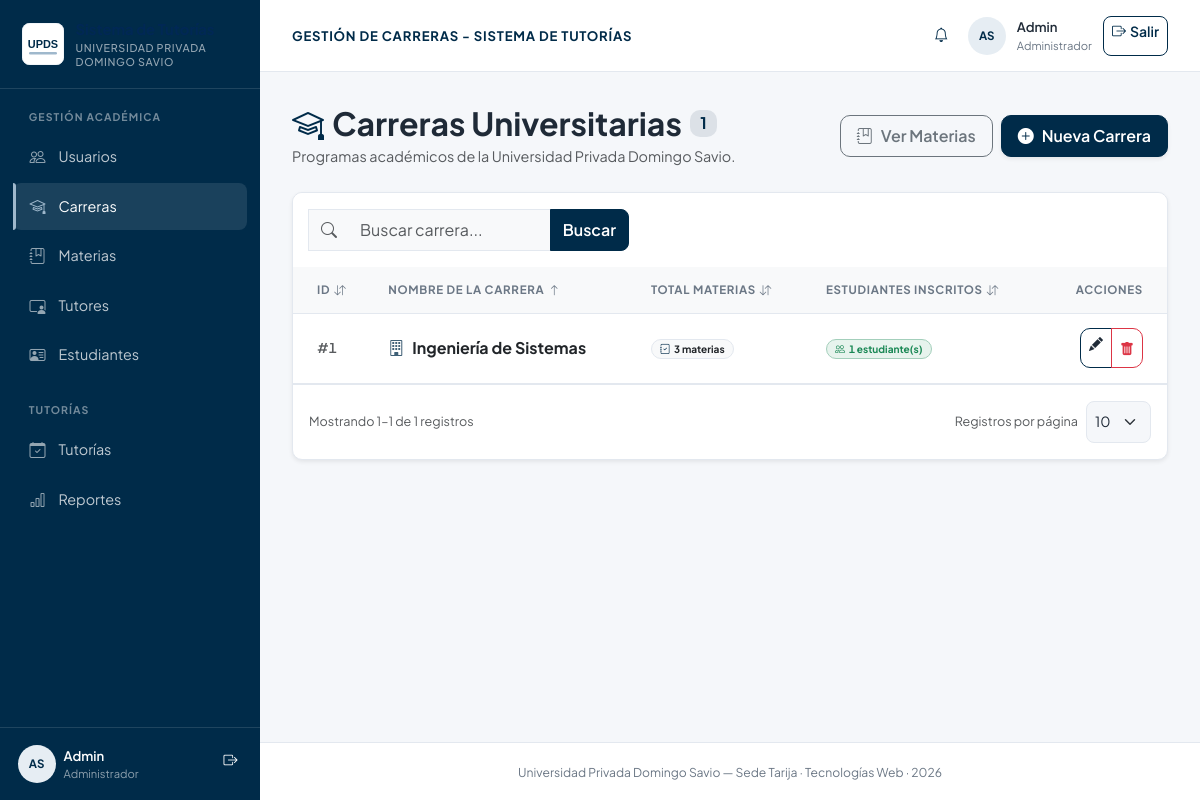
/controllers/carreras_listar.php (signed in), run on the app's committed database.
### tables this page shows
CREATE TABLE IF NOT EXISTS carreras (
  id_carrera INT AUTO_INCREMENT PRIMARY KEY,
  nombre_carrera VARCHAR(150) NOT NULL,
  UNIQUE KEY uq_carrera_nombre (nombre_carrera)
);

### controllers/carreras_listar.php (called while the page is built, shortened)
<?php
require_once __DIR__ . '/../config/conexion.php';
require_once __DIR__ . '/../models/CarreraModel.php';
require_once __DIR__ . '/../includes/lista_helper.php';
$carreraModel = new CarreraModel($pdo);
$ordenesPermitidos = ['id', 'nombre', 'materias', 'estudiantes'];
$ordenActual = in_array($_GET['orden'] ?? '', $ordenesPermitidos, true) ? $_GET['orden'] : 'nombre';
$dirActual = ($_GET['dir'] ?? '') === 'desc' ? 'desc' : 'asc';
$q = isset($_GET['q']) && is_scalar($_GET['q']) ? trim((string) $_GET['q']) : '';
$orden = $ordenActual;
$dir = $dirActual;
$parametrosPagina = paginacionParametros();
$totalRegistros = $carreraModel->contar($q);
$pag = paginacionCalcular($totalRegistros, $parametrosPagina);
$carreras = $carreraModel->obtenerPaginadas($q, $orden, $dir, $pag['por_pagina'], $pag['offset']);
require_once __DIR__ . '/../views/carreras/listar.php';

### models/CarreraModel.php (called while the page is built, shortened)
<?php
class CarreraModel
{
    private $pdo;
    public function __construct($pdo)
    {
        $this->pdo = $pdo;
    }
    public function obtenerPaginadas($q, $orden, $dir, $limite, $offset)
    {
        $columnas = ['id' => 'c.id_carrera', 'nombre' => 'c.nombre_carrera', 'materias' => 'total_materias', 'estudiantes' => 'total_estudiantes'];
        $ordenSql = $columnas[$orden] ?? $columnas['nombre'];
        $dirSql = strtolower($dir) === 'asc' ? 'ASC' : 'DESC';
        $sql = "SELECT c.id_carrera, c.nombre_carrera,
                       (SELECT COUNT(*) FROM materias m WHERE m.id_carrera = c.id_carrera) AS total_materias,
                       (SELECT COUNT(*) FROM estudiantes e WHERE e.id_carrera = c.id_carrera) AS total_estudiantes
                FROM carreras c";
        $sql .= " ORDER BY {$ordenSql} {$dirSql} LIMIT :limite OFFSET :offset";
        $stmt = $this->pdo->prepare($sql);
        $stmt->bindValue(':limite', $limite, PDO::PARAM_INT);
        $stmt->bindValue(':offset', $offset, PDO::PARAM_INT);
        $stmt->execute();
        return $stmt->fetchAll();
    }
    public function contar($q = '')
    {
        $sql = 'SELECT COUNT(*) FROM carreras';
        $stmt = $this->pdo->prepare($q !== '' ? $sql . " WHERE nombre_carrera LIKE :q ESCAPE '\\\\'" : $sql);
        $stmt->execute();
        return (int) $stmt->fetchColumn();
    }
}

### views/carreras/listar.php (the view, shortened to what this page needs)
<?php
include __DIR__ . '/../layouts/header.php';
?>
<div class="d-flex flex-column flex-md-row justify-content-between align-items-start align-items-md-center mb-4 gap-3">
  <div>
    <h2 class="fw-bold mb-1 d-flex align-items-center gap-2">
      <i class="bi bi-mortarboard text-primary"></i>
      <span>Carreras Universitarias</span>
      <span class="badge bg-primary bg-opacity-10 text-primary fs-6"><?= $totalRegistros ?></span>
    </h2>
    <p class="text-muted mb-0">Programas académicos de la Universidad Privada Domingo Savio.</p>
  </div>
  <div class="d-flex gap-2">
    <a href="materias_listar.php" class="btn btn-outline-secondary d-flex align-items-center gap-2 px-3 py-2 rounded-3">
      <i class="bi bi-journal-bookmark"></i>
      <span>Ver Materias</span>
    </a>
    <a href="carreras_crear.php" class="btn btn-primary d-flex align-items-center gap-2 shadow-sm px-3 py-2 rounded-3">
      <i class="bi bi-plus-circle-fill"></i>
      <span class="fw-semibold">Nueva Carrera</span>
    </a>
  </div>
</div>
<div class="card card-custom shadow-sm overflow-hidden">
  <div class="card-header bg-white py-3 border-0">
    <form method="GET" class="input-group" style="max-width: 320px;">
      <span class="input-group-text bg-light border-end-0 text-muted"><i class="bi bi-search"></i></span>
      <input type="search" name="q" value="<?= htmlspecialchars($q) ?>" class="form-control bg-light border-start-0" placeholder="Buscar carrera...">
      <button class="btn btn-primary" type="submit">Buscar</button>
    </form>
  </div>
  <div class="table-responsive">
    <table class="table table-hover align-middle mb-0">
      <thead class="table-light text-muted text-uppercase" style="font-size: 0.75rem; letter-spacing: 0.5px;">
        <tr>
          <th class="text-end pe-4">Acciones</th>
        </tr>
      </thead>
      <tbody>
        <?php foreach ($carreras as $c): ?>
          <tr>
            <td class="ps-4 text-muted fw-semibold">#<?= htmlspecialchars($c['id_carrera']) ?></td>
            <td>
              <div class="fw-bold text-dark fs-6 d-flex align-items-center gap-2">
                <i class="bi bi-building text-primary opacity-75"></i>
                <?= htmlspecialchars($c['nombre_carrera']) ?>
              </div>
            </td>
            <td>
              <span class="badge bg-light text-dark border px-2 py-1">
                <i class="bi bi-journal-check me-1 text-primary"></i><?= $c['total_materias'] ?> materias
              </span>
            </td>
            <td>
              <span class="badge bg-success bg-opacity-10 text-success border border-success-subtle px-2 py-1">
                <i class="bi bi-people me-1"></i><?= $c['total_estudiantes'] ?> estudiante(s)
              </span>
            </td>
            <td class="text-end pe-4">
              <div class="btn-group" role="group">
                <a href="carreras_editar.php?id=<?= $c['id_carrera'] ?>" class="btn btn-outline-primary btn-sm rounded-start-2" title="Editar">
                  <i class="bi bi-pencil-fill"></i>
                </a>
                <button type="button" class="btn btn-outline-danger btn-sm rounded-end-2"
                        onclick="confirmarEliminacion('carreras_eliminar.php?id=<?= $c['id_carrera'] ?>', 'Se eliminará la carrera <?= htmlspecialchars($c['nombre_carrera']) ?>.')"
                        title="Eliminar">
                  <i class="bi bi-trash-fill"></i>
                </button>
              </div>
            </td>
          </tr>
        <?php endforeach; ?>
      </tbody>
    </table>
  </div>
  <?php include __DIR__ . '/../partials/paginacion.php'; ?>
</div>
<?php include __DIR__ . '/../layouts/footer.php'; ?>

### assets/css/upds-theme.css (style rules this page uses)
:root { --upds-navy: #002b49; --upds-navy-deep: #002855; --upds-navy-soft: #e6edf3; --upds-accent: #9fb8cc; --upds-accent-dark: #7d9db8; --upds-bg: #f5f7fa; --upds-surface: #ffffff; --upds-border: #e3e8ef; --upds-text: #1f2a37; --upds-muted: #6b7785; --upds-shadow: 0 1px 2px rgba(16, 24, 40, .06), 0 1px 3px rgba(16, 24, 40, .08); --bs-primary: var(--upds-navy); --bs-primary-rgb: 0, 43, 73; --bs-secondary: var(--upds-muted); --bs-secondary-rgb: 107, 119, 133; --bs-link-color: var(--upds-navy); --bs-link-hover-color: var(--upds-navy-deep); --bs-body-bg: var(--upds-bg); --bs-body-color: var(--upds-text); --bs-border-color: var(--upds-border); --bs-border-radius: 10px; --bs-border-radius-sm: 8px; --bs-border-radius-lg: 10px; --bs-focus-ring-color: rgba(159, 184, 204, .42); }
* { box-sizing: border-box; }
html { min-height: 100%; }
body { min-height: 100vh; margin: 0; overflow-x: hidden; background: var(--upds-bg); color: var(--upds-text); font-family: 'Plus Jakarta Sans', system-ui, sans-serif; font-size: .9rem; line-height: 1.5; }
a { color: var(--upds-navy); }
.card-custom, .table-card, .kpi-card { background: var(--upds-surface); border: 1px solid var(--upds-border); border-radius: 10px; box-shadow: var(--upds-shadow); }
.card-custom { overflow: hidden; }
.table { --bs-table-bg: transparent; --bs-table-hover-bg: #f8fafc; margin-bottom: 0; }
.table th { color: var(--upds-muted); font-size: .72rem; font-weight: 700; letter-spacing: .06em; text-transform: uppercase; white-space: nowrap; }
.table td, .table th { padding: .9rem 1rem; vertical-align: middle; }
.table tbody tr { min-height: 60px; }
.table tbody td { color: var(--upds-text); font-size: .84rem; }
.table thead { border-bottom: 1px solid var(--upds-border); }
.table a { color: inherit; }
.font-tabular, .table, .kpi-value { font-variant-numeric: tabular-nums; }
.btn { min-height: 40px; border-radius: 8px; font-weight: 600; }
.btn-primary { --bs-btn-bg: var(--upds-navy); --bs-btn-border-color: var(--upds-navy); --bs-btn-hover-bg: var(--upds-navy-deep); --bs-btn-hover-border-color: var(--upds-navy-deep); --bs-btn-active-bg: var(--upds-navy-deep); --bs-btn-active-border-color: var(--upds-navy-deep); }
.btn-outline-primary { --bs-btn-color: var(--upds-navy); --bs-btn-border-color: var(--upds-navy); --bs-btn-hover-bg: var(--upds-navy); --bs-btn-hover-border-color: var(--upds-navy); }
.form-control, .form-select { min-height: 42px; border-radius: 8px; border-color: var(--upds-border); color: var(--upds-text); }
.input-group-text { border-color: var(--upds-border); color: var(--upds-muted); background: var(--upds-bg); }

### data on the page
carreras: id_carrera "1", nombre_carrera "Ingeniería de Sistemas", total_materias "3", total_estudiantes "1"

### other printed values
$iniciales "AS AS"
$nombreSesion "Admin"
$rolSesion "Administrador"
$tituloSeccion "GESTIÓN DE CARRERAS - SISTEMA DE TUTORÍAS"
$totalRegistros "1"
$etiqueta "ID NOMBRE DE LA CARRERA TOTAL MATERIAS ESTUDIANTES INSCRITOS"
$inicio "1"
$fin "1"
$pag['total'] "1"
form field por_pagina "10"
